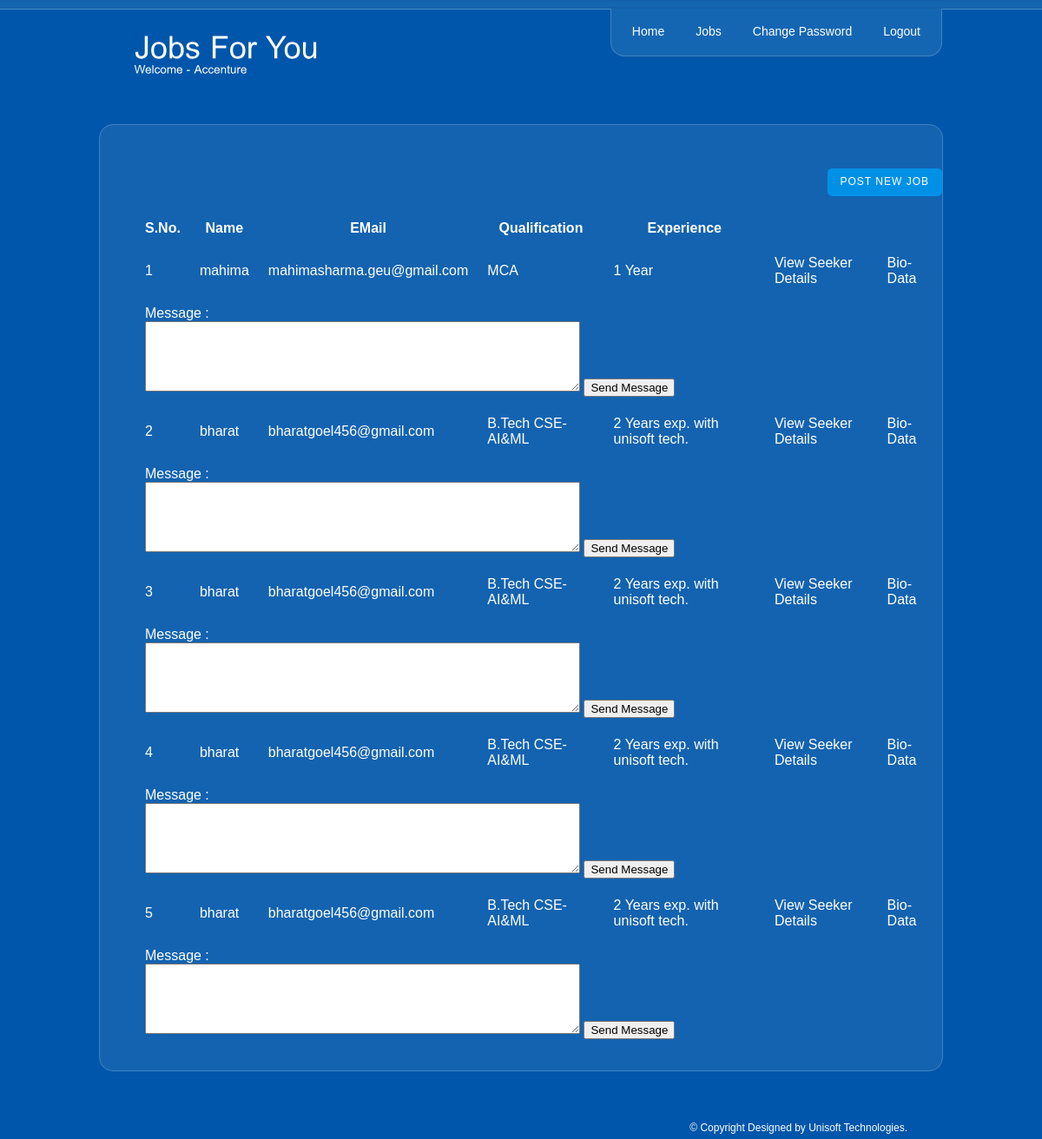
/provider/view_applications.php?jobId=1 (signed in), run on the app's committed database.
### tables this page shows
CREATE TABLE `job_seekers` (
  `SeekerId` int(10) UNSIGNED NOT NULL,
  `UserName` varchar(45) NOT NULL,
  `Gender` varchar(6) NOT NULL,
  `Email` varchar(45) NOT NULL,
  `Phone` varchar(45) NOT NULL,
  `DateOfBirth` date NOT NULL,
  `Address` varchar(100) NOT NULL,
  `City` varchar(45) NOT NULL,
  `Country` varchar(45) NOT NULL,
  `Qualification` varchar(45) NOT NULL,
  `Experience` varchar(45) NOT NULL,
  `Objective` varchar(250) NOT NULL,
  `Skills` varchar(45) NOT NULL,
  `BioData` varchar(45) NOT NULL,
  `Photo` varchar(45) NOT NULL,
  `AreaOfWork` varchar(45) NOT NULL
);

### DBManager.class.php (called while the page is built, shortened)
<?php
class DBManager {
    public static function getConnection(){
        $db = @mysqli_connect(self::SERVER_NAME, self::USER_NAME, self::PASSWORD, self::DATABASE_NAME) or die('<h3>The server is currently Down, Please try later.</h3>');
        return $db;
    }
    public static function getApplications($jobId){
        $seekers = array();
        $db = self::getConnection();
        $query = "select SeekerId from applications where JobId=$jobId";
        $result = mysqli_query($db,$query);
        while($row = mysqli_fetch_assoc($result)){
            $seekers[] = $row['SeekerId'];
        }
        return $seekers;
    }
    public static function getSeekerInfo($seekerId){
        $js = new JobSeeker();
        $db = self::getConnection();
        $query = "select * from job_seekers where SeekerId='$seekerId'";
        $result = mysqli_query($db,$query);
        $row = mysqli_fetch_assoc($result);
        $js->seekerId = $row["SeekerId"];
        $js->userName = $row["UserName"];
        $js->gender = $row["Gender"];
        $js->email = $row["Email"];
        $js->phone = $row["Phone"];
        $js->address = $row["Address"];
        $js->city = $row["City"];
        $js->country = $row["Country"];
        $js->qualification = $row["Qualification"];
        $js->experience = $row["Experience"];
        $js->objective = $row["Objective"];
        $js->skills = $row["Skills"];
        $js->bioData = $row["BioData"];
        $js->photo = $row["Photo"];
        $js->dateOfBirth = strtotime($row["DateOfBirth"]);
        $js->areaOfWork = $row["AreaOfWork"];
        return $js;
    }
}

### provider/view_applications.php (the view, shortened to what this page needs)
<?php
    $profile = $_SESSION['profile'];
    if($profile==0){
        header('Location: profile.php');
    }else{
    $jobId = $_REQUEST['jobId'];
    $seekers = DBManager::getApplications($jobId);
?>
<html xmlns="http://www.w3.org/1999/xhtml">
    <head>
        <link href="../styles/style1.css" rel="stylesheet" type="text/css" />
    </head>
    <body>
        <div class="main">
            <div class="header">
                <div class="header_resize">
                    <div class="logo"><h1><a href="index.php">Jobs For You<br /><small>Welcome - <?php echo $_SESSION["name"]?></small></a></h1></div>
                    <div class="menu_nav">
                        <ul>
                            <li><a href="index.php"><span>Home</span></a></li>
                            <li><a href="jobs.php"><span>Jobs</span></a></li>
                            <li><a href="change_password.php"><span><span>Change Password</span></span></a></li>
                            <li><a href="logout.php"><span><span>Logout</span></span></a></li>
                        </ul>
                    </div>
                </div>
            </div>
            <div class="content">
                <div class="content_resize">
                    <p style="text-align: right;">
                        <a class="link-style" href="post_job.php">Post New Job</a>
                    </p>
                    <table width="100%" cellpadding="10">
                        <tr>
                            <th>S.No.</th>
                            <th>Name</th>
                            <th>EMail</th>
                            <th>Qualification</th>
                            <th>Experience</th>
                            <th></th>
                            <th></th>
                        </tr>
                        <?php
                        $i = 1;
                        foreach ($seekers as $seekerId) {
                            $seeker = DBManager::getSeekerInfo($seekerId);
                        ?>
                        <tr>
                            <td><?php echo $i++ ;?></td>
                            <td><?php echo $seeker->userName; ?></td>
                            <td><?php echo $seeker->email; ?></td>
                            <td><?php echo $seeker->qualification ?></td>
                            <td><?php echo $seeker->experience;?></td>
                            <td><a href="view_details.php?seekerId=<?php echo $seeker->seekerId?>">View Seeker Details</a></td>
                            <td><a href="../<?php echo $seeker->bioData;?>">Bio-Data</a></td>
                        </tr>
                        <tr>
                            <td colspan="6">
                                <form action="send_message.php" method="post">
                                Message :
                                <br>
                                    <textarea name="messageText" rows="5" cols="60"></textarea>
                                           <input type="submit" value="Send Message" />
                                </form>
                            </td>
                        </tr>
                        <?php } ?>
                    </table>
                </div>
            </div>
            </div>
            <div class="footer">
                <div class="footer_resize">
                <p class="lf">&copy; Copyright Designed by Unisoft Technologies.</a></p>
                </div>
            </div>
    </body>
</html>
    <?php } ?>

### styles/style1.css (style rules this page uses)
body { margin:0; padding:0; width:100%; color:#fff; font:normal 12px/1.8em Arial, Helvetica, sans-serif; }
html, .main { padding:0; margin:0; background-color:#0056aa; }
h1 { margin:0; padding:0; color:#fff; font:normal 36px/1.2em Arial, Helvetica, sans-serif; }
h1 a, h1 a:hover { color:#fff; text-decoration:none; }
h1 small { font:normal 13px/1.2em Arial, Helvetica, sans-serif; }
p { margin:8px 0; padding:0 0 8px 0; font:normal 12px/1.8em Arial, Helvetica, sans-serif; }
a { color:#fff; text-decoration:none; }
.content_resize { border-radius:16px; -moz-border-radius:16px; -webkit-border-radius:16px; }
.header, .content, .menu_nav, .fbg, .footer, form, ol, ol li, ul, .content .mainbar, .content .sidebar { margin:0; padding:0; }
.content_resize, .fbg_resize, .footer_resize { margin:0 auto; padding:0 40px; width:890px; }
.header { background:url(images/bg.gif) repeat-x top; padding-top:10px; }
.header_resize { margin:0 auto; padding:0; width:970px; }
.header .logo { padding:28px 0 32px 40px; float:left; width:auto; }
.menu_nav { padding:12px 12px 12px 0; float:right; width:auto; border:1px solid #3f83c0; border-top:none; background-color:#1566b2; }
.menu_nav { border-bottom-right-radius:16px; -moz-border-radius-bottomright:16px; -webkit-border-bottom-right-radius:16px; border-bottom-left-radius:16px; -moz-border-radius-bottomleft:16px; -webkit-border-bottom-left-radius:16px; }
.menu_nav ul { list-style:none; }
.menu_nav ul li { margin:0 0 0 12px; float:left; background:url(images/menu_bg.gif) no-repeat right center; }
.menu_nav ul li a { display:block; margin:0; padding:4px 12px; color:#fff;text-decoration:none; font-size:14px; font-weight:normal; }
.content { padding:24px 0; }
.content_resize { padding:32px 0 24px 40px; width:930px; background-color:#1463b0; border:1px solid #3f83c0; }
.footer { padding:28px 0 20px; }
.footer p.lf { margin:0; padding:4px 0; float:right; width:auto; line-height:1.5em; }
.link-style { display: inline-block; margin-top: 10px; padding: 5px 15px; background: #0091E6; border-radius: 5px; letter-spacing: 1px; text-decoration: none; text-transform: uppercase; color: #FFFFFF; }

### data on the page
job_seekers: UserName "mahima", Email "mahimasharma.geu@gmail.com", Qualification "MCA", Experience "1 Year"
job_seekers: UserName "bharat", Email "bharatgoel456@gmail.com", Qualification "B.Tech CSE-AI&ML", Experience "2 Years exp. with unisoft tech."
